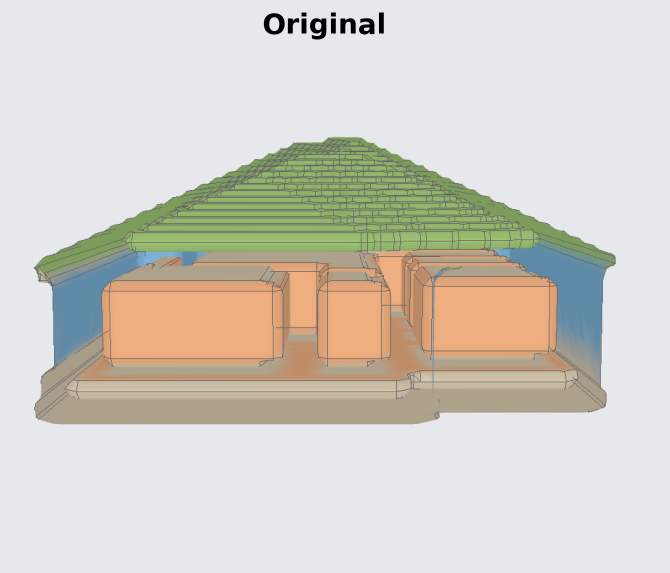
#> input picture poster_final/renders_hq/stl_orig_solid.png, 1339 x 1146 px (shown at 1/2 size)
$ python generate_validation_figures.py
#> lines starting #> are read from the running program, lines starting #| are printed output that depends on the picture
"""
In-Silico Validation Figures for SASTO poster.
All outputs go to  validation_figures/
Light theme, equations embedded, professional style.
"""

import json
import shutil
import pathlib
import numpy as np
from scipy import stats
from scipy.stats import gaussian_kde

import matplotlib
matplotlib.use("Agg")
import matplotlib.pyplot as plt
import matplotlib.patches as mpatches
import matplotlib.gridspec as gridspec
from matplotlib.patches import FancyBboxPatch, FancyArrowPatch, Rectangle
from matplotlib.image import imread
from matplotlib.ticker import MultipleLocator, AutoMinorLocator
from matplotlib.lines import Line2D
# rcParams for clean, publication-quality style
matplotlib.rcParams.update({
    "font.family":        "DejaVu Sans",
    "axes.edgecolor":     "#b0b8c8",
    "axes.linewidth":     0.9,
    "xtick.direction":    "out",
    "ytick.direction":    "out",
    "xtick.major.size":   4,
    "ytick.major.size":   4,
    "xtick.minor.size":   2,
    "ytick.minor.size":   2,
    "figure.dpi":         100,
    "savefig.dpi":        180,
})

# ── paths ─────────────────────────────────────────────────────────────────────
ROOT    = pathlib.Path(".")
RENDERS = ROOT / "poster_final" / "renders_hq"
DATA_V3 = ROOT / "fea_ml" / "runs" / "v3"
BATCH   = DATA_V3 / "batch_results_all"
OUT     = ROOT / "validation_figures"
OUT.mkdir(exist_ok=True)

# ── light-theme design tokens ──────────────────────────────────────────────────
BG      = "#ffffff"          # page background — pure white
PANEL   = "#f7f8fb"          # slightly off-white panel
CARD    = "#f0f3f8"          # axis background card
GRAY    = "#1c2233"          # primary text
MID     = "#4a5568"          # secondary text
DIM     = "#8896b0"          # muted text / annotations
LGRID   = "#dde3ef"          # grid lines
SPINE   = "#b0b8c8"          # axis spines
ACC     = "#1a6fd4"          # accent blue
TEAL    = "#0e9a76"          # success green
RED     = "#d63031"          # danger red
GOLD    = "#d18f00"          # gold/amber
C_ORIG  = "#2d6fc0"          # blue  — original
C_U     = "#1e7d3a"          # green — SASTO-U
C_PA    = "#c95a10"          # orange — SASTO-PA
PURPLE  = "#7e3acb"          # purple

# Part colours (match render_figures.py PART_COLORS)
PC_EXT  = "#377dbe"          # exterior wall
PC_INT  = "#f0783c"          # interior wall
PC_ROOF = "#64a032"          # roof
PC_FLR  = "#bea578"          # floor

def save(fig, name, dpi=180):
    p = OUT / name
    fig.savefig(p, dpi=dpi, bbox_inches="tight",
                transparent=False, facecolor=BG)
    plt.close(fig)
    print(f"  ✓  {p.name}")

# [35 lines left out: functions styled_fig, style_ax, eq_box, stat_box, not called in this run]

def subtitle(fig, text, y=0.97):
    fig.text(0.5, y, text, ha="center", va="top", color=GRAY,
             fontsize=12, fontweight="bold")

def caption(fig, text, y=0.01):
    fig.text(0.5, y, text, ha="center", va="bottom", color=DIM,
             fontsize=8.5, style="italic")

# [8 lines left out: function accent_line, not called in this run]

# ═══════════════════════════════════════════════════════════════════
# 1. REF COMPARISON ISO  (2×2 grid of real renders)
# ═══════════════════════════════════════════════════════════════════
print("1. ref_comparison_iso.png")

RENDER_MAP = {
    "orig_solid":   "stl_orig_solid.png",
    "pa_solid":     "stl_pa_solid.png",
    "orig_cutaway": "stl_orig_cutaway.png",
    "pa_cutaway":   "stl_pa_cutaway.png",
}

def load_render(name):
#> called with name = 'stl_orig_solid.png'
    p = RENDERS / name
    return imread(str(p)) if p.exists() else None
#> returned value is the input picture: shape (1146, 1339, 4) float32; mean R, G, B, A 0.817, 0.812, 0.774, 1

# Layout: 14 wide × 11 tall.  Top title row, then 2×2 image grid.
fig = plt.figure(figsize=(14, 11), facecolor=BG)
fig.patch.set_color(BG)

# Build a 3-row GridSpec: top row title bar, middle 2×2 images, bottom stats
gs = gridspec.GridSpec(3, 2, figure=fig,
                       height_ratios=[0.06, 1, 0.055],
                       left=0.03, right=0.97,
                       top=0.93, bottom=0.08,
                       hspace=0.07, wspace=0.05)

render_cells = [
    ("orig_solid",   "Original  ·  Solid View",   C_ORIG, 0),
    ("pa_solid",     "SASTO-PA  ·  Solid View",    C_PA,   1),
    ("orig_cutaway", "Original  ·  Cutaway View",  C_ORIG, 2),
    ("pa_cutaway",   "SASTO-PA  ·  Cutaway View",  C_PA,   3),
]

for fname_key, label, col, idx in render_cells:
    row_i, col_i = divmod(idx, 2)
    ax = fig.add_subplot(gs[1, col_i] if row_i == 0 else gs[row_i, col_i])
    # Actually gs[1,0], gs[1,1], gs[2,0], gs[2,1] but we only have 3 rows
    ax.set_axis_off()
    ax.set_facecolor("#f4f4f6")
    im = load_render(RENDER_MAP[fname_key])
    if im is not None:
        ax.imshow(im, aspect="equal")
    # coloured border via spines
    for sp in ax.spines.values():
        sp.set_visible(True)
        sp.set_color(col)
        sp.set_linewidth(3.2)
    # per-cell label banner at top of each cell
    ax.text(0.5, 0.985, label, transform=ax.transAxes,
            ha="center", va="top", fontsize=11, fontweight="bold",
            color="white",
            bbox=dict(boxstyle="square,pad=0.15", fc=col, ec="none"))

# Redo gs with only 2 image rows (fix the layout: drop the 3rd gs row, use only gs[1])
plt.close(fig)
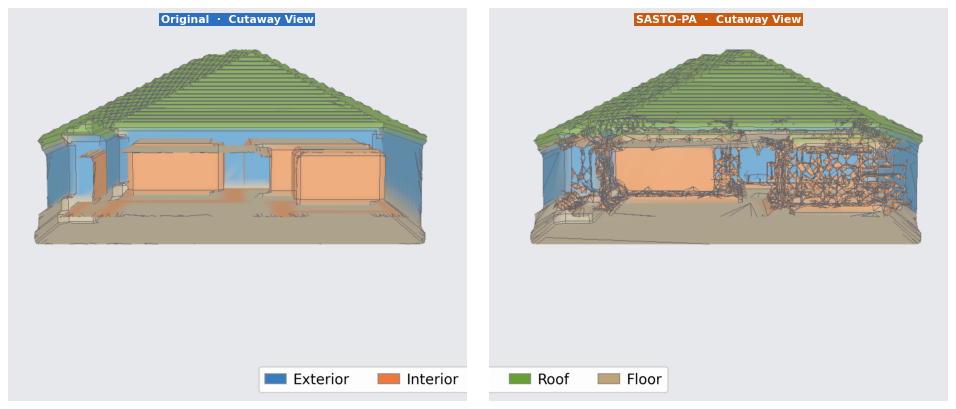
#> figure drawn by matplotlib, 4 panels

fig = plt.figure(figsize=(14, 11), facecolor=BG)
fig.patch.set_color(BG)

# Proper layout constants
IMG_TOP    = 0.90
IMG_BOTTOM = 0.10
IMG_LEFT   = 0.03
IMG_RIGHT  = 0.97
H_GAP = 0.03
W_GAP = 0.025
col_w = (IMG_RIGHT - IMG_LEFT - W_GAP) / 2
row_h = (IMG_TOP - IMG_BOTTOM - H_GAP) / 2

axes_pos = [
    [IMG_LEFT,                   IMG_BOTTOM + row_h + H_GAP, col_w, row_h],  # top-left
    [IMG_LEFT + col_w + W_GAP,   IMG_BOTTOM + row_h + H_GAP, col_w, row_h],  # top-right
    [IMG_LEFT,                   IMG_BOTTOM,                  col_w, row_h],  # bot-left
    [IMG_LEFT + col_w + W_GAP,   IMG_BOTTOM,                  col_w, row_h],  # bot-right
]

imgs_order = [
    ("orig_solid",   "Original  ·  Solid View",      C_ORIG),
    ("pa_solid",     "SASTO-PA  ·  Solid View",       C_PA),
    ("orig_cutaway", "Original  ·  Interior Cutaway", C_ORIG),
    ("pa_cutaway",   "SASTO-PA  ·  Interior Cutaway", C_PA),
]

for (fname_key, label, col), pos in zip(imgs_order, axes_pos):
    ax = fig.add_axes(pos)
    ax.set_axis_off()
    ax.set_facecolor("#eeeff3")
    im = load_render(RENDER_MAP[fname_key])
    if im is not None:
        ax.imshow(im, aspect="equal", interpolation="lanczos")
    # coloured border
    for sp in ax.spines.values():
        sp.set_visible(True); sp.set_color(col); sp.set_linewidth(3.0)
    # label
    ax.text(0.5, 0.985, label, transform=ax.transAxes,
            ha="center", va="top", fontsize=11, fontweight="bold", color="white",
            bbox=dict(boxstyle="square,pad=0.15", fc=col, ec="none", alpha=0.9))

# Column header bars
for ci, (txt, col) in enumerate([("ORIGINAL", C_ORIG), ("SASTO-PA", C_PA)]):
    cx = IMG_LEFT + ci * (col_w + W_GAP) + col_w / 2
    ax_hdr = fig.add_axes([cx - 0.095, 0.912, 0.190, 0.040])
    ax_hdr.set_axis_off()
    ax_hdr.add_patch(FancyBboxPatch((0, 0), 1, 1,
        boxstyle="round,pad=0.10", linewidth=0,
        fc=col, ec="none", transform=ax_hdr.transAxes))
    ax_hdr.text(0.5, 0.5, txt, ha="center", va="center", color="white",
                fontsize=13, fontweight="bold", transform=ax_hdr.transAxes)
#> this loop made 2 passes
#> (ci, txt, col, cx) on passes 1 to 2: (0, 'ORIGINAL', '#2d6fc0', 0.259), (1, 'SASTO-PA', '#c95a10', 0.741)

# Row labels on left
for ri, txt in enumerate(["Solid", "Interior\nCutaway"]):
    cy = IMG_BOTTOM + (1 - ri) * (row_h + H_GAP/2) - row_h/2
    fig.text(0.005, IMG_BOTTOM + (1-ri)*(row_h + H_GAP) + row_h/2,
             txt, ha="center", va="center", color=MID, fontsize=9.5,
             fontweight="bold", rotation=90)

# Main title
fig.text(0.5, 0.965, "Reference Geometry 00472  —  Original vs SASTO-PA",
         ha="center", va="top", color=GRAY, fontsize=14, fontweight="bold")

# Stats ribbon with equations
stats_txt = (r"Volume: $93{,}905 \rightarrow 74{,}752$ vox  "
             r"$\cdot$  $\Delta V = -20.4\%$  "
             r"$\cdot$  $C_{ratio} = 1.004$  "
             r"$\cdot$  Limit: $1.15$  "
             r"$\cdot$  Runtime: $97\,\mathrm{s}$")
fig.text(0.5, 0.940, stats_txt, ha="center", va="top", color=TEAL,
         fontsize=10, math_fontfamily="dejavusans")

# Bottom caption
fig.text(0.5, 0.027,
         "Fig. 6.  Original (left) vs SASTO-PA (right) on reference geometry 00472.  "
         "Top: solid render.  Bottom: interior cutaway.  "
         r"Zero constraint violations ($C_{ratio} \leq 1.15$).",
         ha="center", va="bottom", color=DIM, fontsize=8.5, style="italic",
         math_fontfamily="dejavusans")

save(fig, "ref_comparison_iso.png", dpi=180)
#> in save, `fig.savefig(p, dpi=dpi, bbox_inches="tight", transparent=False, faceco..`:
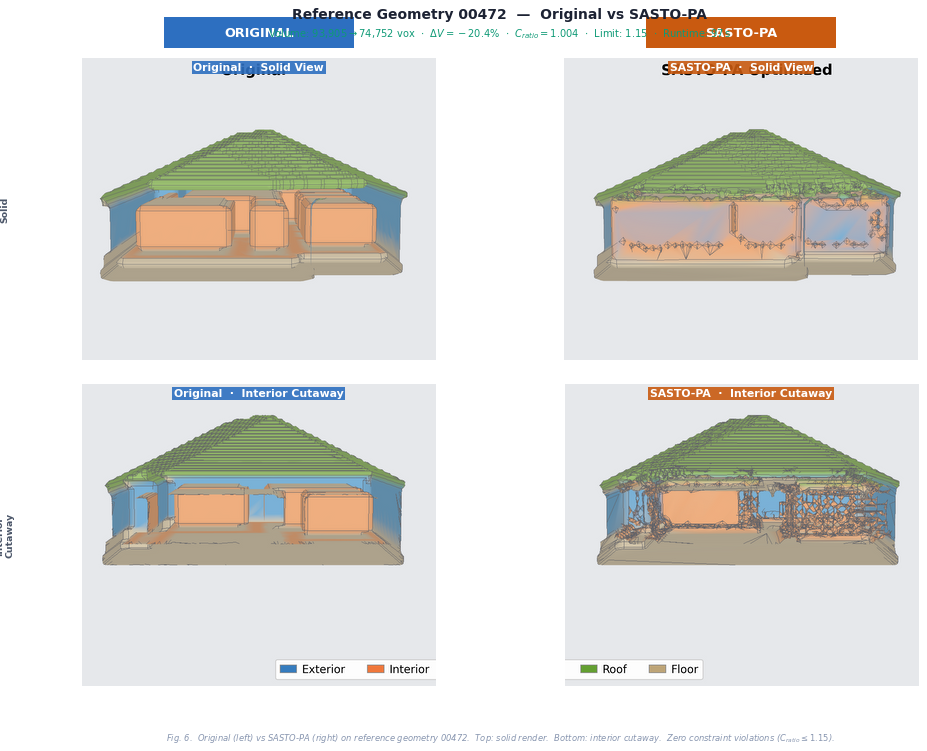
#> figure drawn by matplotlib, 6 panels

# ═══════════════════════════════════════════════════════════════════
# 2. HISTOGRAM — volume reduction population
# ═══════════════════════════════════════════════════════════════════
print("2. fig_histogram.png")

reductions, times_s = [], []
#> (the run stopped early here; a loop or call above may not have finished)
